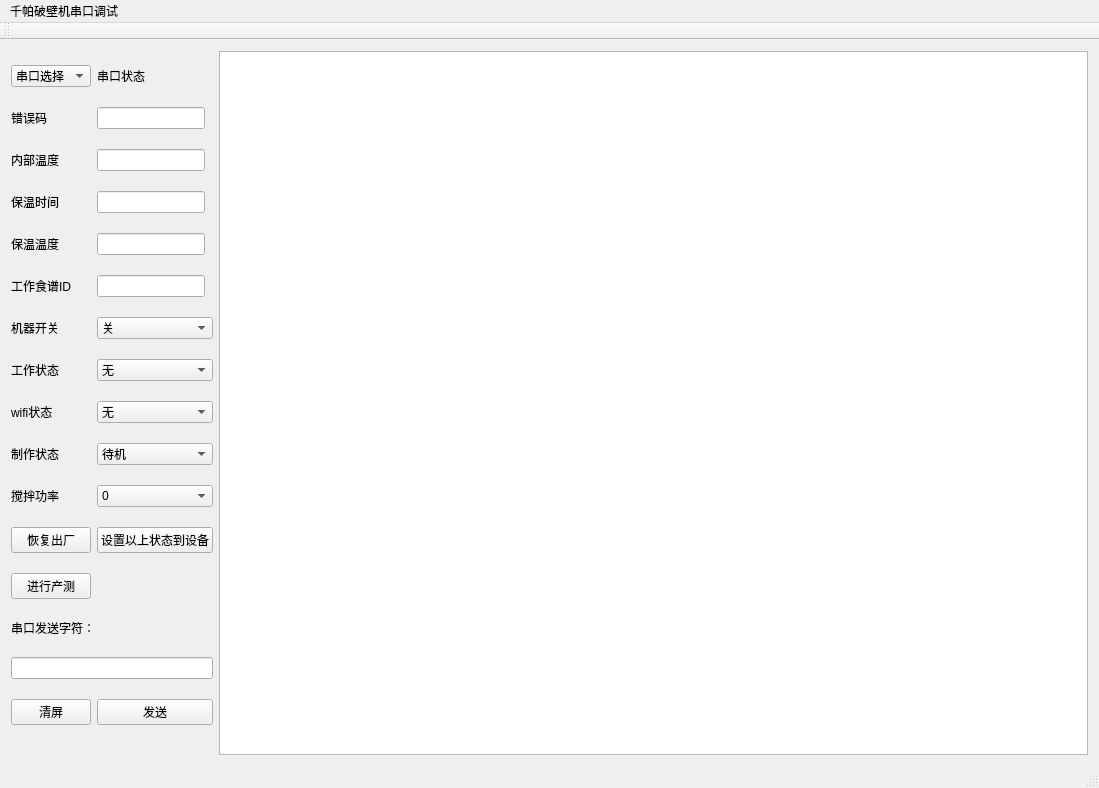
<?xml version="1.0" encoding="UTF-8"?>
<ui version="4.0">
 <class>MainWindow</class>
 <widget class="QMainWindow" name="MainWindow">
  <property name="geometry">
   <rect>
    <x>0</x>
    <y>0</y>
    <width>1099</width>
    <height>788</height>
   </rect>
  </property>
  <property name="windowTitle">
   <string>MainWindow</string>
  </property>
  <widget class="QWidget" name="centralWidget">
   <layout class="QGridLayout" name="gridLayout_2">
    <item row="0" column="0">
     <layout class="QGridLayout" name="gridLayout">
      <item row="5" column="0">
       <widget class="QLabel" name="label_2">
        <property name="text">
         <string>工作食谱ID</string>
        </property>
       </widget>
      </item>
      <item row="8" column="1">
       <widget class="QComboBox" name="comboBox_6">
        <item>
         <property name="text">
          <string>无</string>
         </property>
        </item>
        <item>
         <property name="text">
          <string>一键配置中</string>
         </property>
        </item>
        <item>
         <property name="text">
          <string>连接router中</string>
         </property>
        </item>
        <item>
         <property name="text">
          <string>连接server中</string>
         </property>
        </item>
        <item>
         <property name="text">
          <string>一键配置完成</string>
         </property>
        </item>
        <item>
         <property name="text">
          <string>产测中</string>
         </property>
        </item>
       </widget>
      </item>
      <item row="0" column="1">
       <widget class="QLabel" name="label">
        <property name="text">
         <string>串口状态</string>
        </property>
       </widget>
      </item>
      <item row="3" column="0">
       <widget class="QLabel" name="label_10">
        <property name="text">
         <string>保温时间</string>
        </property>
       </widget>
      </item>
      <item row="4" column="0">
       <widget class="QLabel" name="label_9">
        <property name="text">
         <string>保温温度</string>
        </property>
       </widget>
      </item>
      <item row="1" column="1" alignment="Qt::AlignLeft">
       <widget class="QLineEdit" name="lineEdit_4"/>
      </item>
      <item row="6" column="0">
       <widget class="QLabel" name="label_8">
        <property name="text">
         <string>机器开关</string>
        </property>
       </widget>
      </item>
      <item row="6" column="1">
       <widget class="QComboBox" name="comboBox_5">
        <item>
         <property name="text">
          <string>关</string>
         </property>
        </item>
        <item>
         <property name="text">
          <string>开</string>
         </property>
        </item>
       </widget>
      </item>
      <item row="14" column="0" colspan="2">
       <widget class="QLineEdit" name="lineEdit">
        <property name="sizePolicy">
         <sizepolicy hsizetype="Expanding" vsizetype="Fixed">
          <horstretch>0</horstretch>
          <verstretch>0</verstretch>
         </sizepolicy>
        </property>
       </widget>
      </item>
      <item row="10" column="1">
       <widget class="QComboBox" name="comboBox_3">
        <item>
         <property name="text">
          <string>0</string>
         </property>
        </item>
        <item>
         <property name="text">
          <string>1</string>
         </property>
        </item>
        <item>
         <property name="text">
          <string>2</string>
         </property>
        </item>
        <item>
         <property name="text">
          <string>3</string>
         </property>
        </item>
        <item>
         <property name="text">
          <string>4</string>
         </property>
        </item>
        <item>
         <property name="text">
          <string>5</string>
         </property>
        </item>
        <item>
         <property name="text">
          <string>6</string>
         </property>
        </item>
        <item>
         <property name="text">
          <string>7</string>
         </property>
        </item>
        <item>
         <property name="text">
          <string>8</string>
         </property>
        </item>
        <item>
         <property name="text">
          <string>9</string>
         </property>
        </item>
       </widget>
      </item>
      <item row="7" column="0">
       <widget class="QLabel" name="label_3">
        <property name="text">
         <string>工作状态</string>
        </property>
       </widget>
      </item>
      <item row="5" column="1" alignment="Qt::AlignLeft">
       <widget class="QLineEdit" name="lineEdit_2"/>
      </item>
      <item row="0" column="0">
       <widget class="QComboBox" name="comboBox">
        <item>
         <property name="text">
          <string>串口选择</string>
         </property>
        </item>
       </widget>
      </item>
      <item row="1" column="0">
       <widget class="QLabel" name="label_7">
        <property name="text">
         <string>错误码</string>
        </property>
       </widget>
      </item>
      <item row="9" column="1">
       <widget class="QComboBox" name="comboBox_4">
        <item>
         <property name="text">
          <string>待机</string>
         </property>
        </item>
        <item>
         <property name="text">
          <string>制作中</string>
         </property>
        </item>
        <item>
         <property name="text">
          <string>制作完成</string>
         </property>
        </item>
       </widget>
      </item>
      <item row="2" column="0">
       <widget class="QLabel" name="label_5">
        <property name="text">
         <string>内部温度</string>
        </property>
       </widget>
      </item>
      <item row="7" column="1">
       <widget class="QComboBox" name="comboBox_2">
        <item>
         <property name="text">
          <string>无</string>
         </property>
        </item>
        <item>
         <property name="text">
          <string>加热</string>
         </property>
        </item>
        <item>
         <property name="text">
          <string>搅拌</string>
         </property>
        </item>
       </widget>
      </item>
      <item row="9" column="0">
       <widget class="QLabel" name="label_6">
        <property name="text">
         <string>制作状态</string>
        </property>
       </widget>
      </item>
      <item row="2" column="1" alignment="Qt::AlignLeft">
       <widget class="QLineEdit" name="lineEdit_3"/>
      </item>
      <item row="16" column="0">
       <widget class="QPushButton" name="pushButton_3">
        <property name="text">
         <string>清屏</string>
        </property>
       </widget>
      </item>
      <item row="16" column="1">
       <widget class="QPushButton" name="pushButton">
        <property name="text">
         <string>发送</string>
        </property>
       </widget>
      </item>
      <item row="4" column="1" alignment="Qt::AlignLeft">
       <widget class="QLineEdit" name="lineEdit_5"/>
      </item>
      <item row="10" column="0">
       <widget class="QLabel" name="label_4">
        <property name="text">
         <string>搅拌功率</string>
        </property>
       </widget>
      </item>
      <item row="13" column="0" colspan="2">
       <widget class="QLabel" name="label_11">
        <property name="enabled">
         <bool>true</bool>
        </property>
        <property name="sizePolicy">
         <sizepolicy hsizetype="Expanding" vsizetype="Fixed">
          <horstretch>0</horstretch>
          <verstretch>0</verstretch>
         </sizepolicy>
        </property>
        <property name="autoFillBackground">
         <bool>false</bool>
        </property>
        <property name="text">
         <string>串口发送字符：</string>
        </property>
        <property name="scaledContents">
         <bool>false</bool>
        </property>
        <property name="alignment">
         <set>Qt::AlignLeading|Qt::AlignLeft|Qt::AlignVCenter</set>
        </property>
        <property name="wordWrap">
         <bool>false</bool>
        </property>
       </widget>
      </item>
      <item row="3" column="1" alignment="Qt::AlignLeft">
       <widget class="QLineEdit" name="lineEdit_6"/>
      </item>
      <item row="8" column="0">
       <widget class="QLabel" name="label_12">
        <property name="text">
         <string>wifi状态</string>
        </property>
       </widget>
      </item>
      <item row="11" column="0">
       <widget class="QPushButton" name="pushButton_4">
        <property name="text">
         <string>恢复出厂</string>
        </property>
       </widget>
      </item>
      <item row="11" column="1">
       <widget class="QPushButton" name="pushButton_2">
        <property name="text">
         <string>设置以上状态到设备</string>
        </property>
       </widget>
      </item>
      <item row="12" column="0">
       <widget class="QPushButton" name="pushButton_5">
        <property name="text">
         <string>进行产测</string>
        </property>
       </widget>
      </item>
     </layout>
    </item>
    <item row="0" column="1">
     <widget class="QTextBrowser" name="textBrowser">
      <property name="font">
       <font>
        <family>Calibri</family>
        <pointsize>13</pointsize>
        <weight>50</weight>
        <bold>false</bold>
        <stylestrategy>PreferAntialias</stylestrategy>
        <kerning>true</kerning>
       </font>
      </property>
     </widget>
    </item>
   </layout>
  </widget>
  <widget class="QMenuBar" name="menuBar">
   <property name="geometry">
    <rect>
     <x>0</x>
     <y>0</y>
     <width>1099</width>
     <height>23</height>
    </rect>
   </property>
   <widget class="QMenu" name="menu">
    <property name="title">
     <string>千帕破壁机串口调试</string>
    </property>
   </widget>
   <addaction name="menu"/>
  </widget>
  <widget class="QToolBar" name="mainToolBar">
   <attribute name="toolBarArea">
    <enum>TopToolBarArea</enum>
   </attribute>
   <attribute name="toolBarBreak">
    <bool>false</bool>
   </attribute>
  </widget>
  <widget class="QStatusBar" name="statusBar"/>
 </widget>
 <layoutdefault spacing="6" margin="11"/>
 <resources/>
 <connections/>
</ui>
